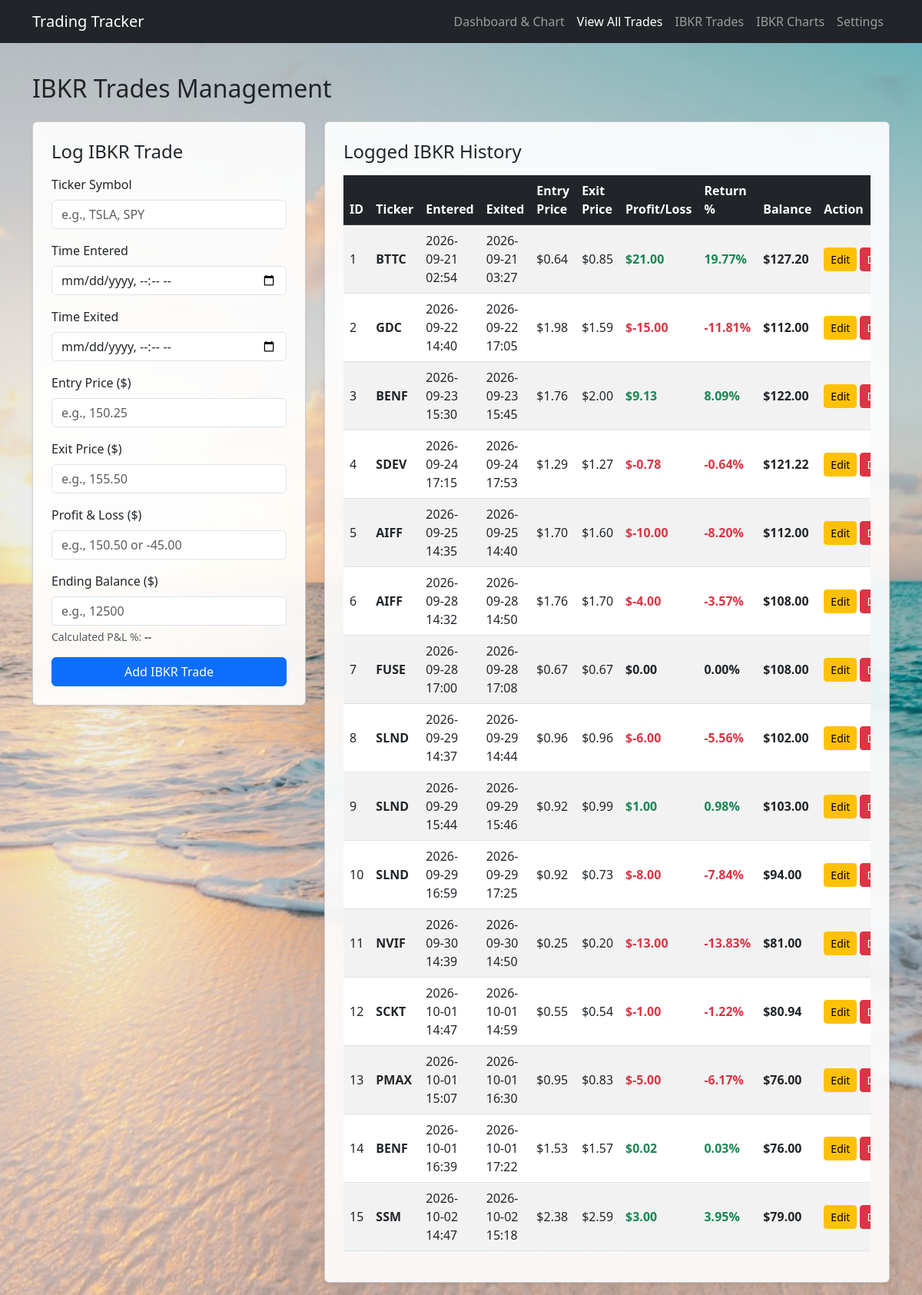
The app's page /ibkr with its own data.
### flask_app.py (models this page shows)
class IBKRTrade(db.Model):
    id = db.Column(db.Integer, primary_key=True)
    ticker = db.Column(db.String(20), nullable=False)
    time_entered = db.Column(db.String(50), nullable=False)
    time_exited = db.Column(db.String(50), nullable=False)
    entry_price = db.Column(db.Float, nullable=False, default=0.0)
    exit_price = db.Column(db.Float, nullable=False, default=0.0)
    pnl = db.Column(db.Float, nullable=False, default=0.0)
    balance = db.Column(db.Float, nullable=False, default=0.0)
    timestamp = db.Column(db.DateTime, default=datetime.utcnow)

### flask_app.py (the view, shortened to what this page needs)
@app.route('/ibkr', methods=['GET', 'POST'])
def ibkr_trades():
    all_ibkr_trades = IBKRTrade.query.order_by(IBKRTrade.id.asc()).all()
    return render_template('ibkr.html', trades=all_ibkr_trades)

### templates/ibkr.html (shortened to what this page needs)
<!DOCTYPE html>
<html lang="en">
<head>
    <link href="https://cdn.jsdelivr.net/npm/bootstrap@5.3.0/dist/css/bootstrap.min.css" rel="stylesheet">
</head>
<body class="wallpaper-bg">
    <nav class="navbar navbar-expand-lg navbar-dark bg-dark mb-4">
        <div class="container">
            <a class="navbar-brand" href="/">Trading Tracker</a>
              <div class="navbar-nav">
                <a class="nav-link" href="/">Dashboard & Chart</a>
                <a class="nav-link active" href="/trades-list">View All Trades</a>
                <a class="nav-link" href="/ibkr">IBKR Trades</a>
                <a class="nav-link" href="/ibkr-charts">IBKR Charts</a>
                <a class="nav-link" href="/settings">Settings</a>
            </div>
        </div>
    </nav>
    <div class="container py-3">
        <h2 class="mb-4">IBKR Trades Management</h2>
        <div class="row g-4">
            <div class="col-lg-4">
                <div class="card shadow-sm p-4">
                    <h4 class="card-title mb-3">Log IBKR Trade</h4>
                    <form method="POST">
                        <div class="mb-3">
                            <label class="form-label">Ticker Symbol</label>
                            <input type="text" class="form-control" name="ticker" placeholder="e.g., TSLA, SPY" required>
                        </div>
                        <div class="mb-3">
                            <label class="form-label">Time Entered</label>
                            <input type="datetime-local" class="form-control" name="time_entered" required>
                        </div>
                        <div class="mb-3">
                            <label class="form-label">Time Exited</label>
                            <input type="datetime-local" class="form-control" name="time_exited" required>
                        </div>
                        <div class="mb-3">
                            <label class="form-label">Entry Price ($)</label>
                            <input type="number" step="any" class="form-control" name="entry_price" placeholder="e.g., 150.25" required>
                        </div>
                        <div class="mb-3">
                            <label class="form-label">Exit Price ($)</label>
                            <input type="number" step="any" class="form-control" name="exit_price" placeholder="e.g., 155.50" required>
                        </div>
                        <div class="mb-3">
                            <label class="form-label">Profit & Loss ($)</label>
                            <input type="number" step="any" class="form-control" id="pnlInput" name="pnl" placeholder="e.g., 150.50 or -45.00" required>
                        </div>
                        <div class="mb-3">
                            <label class="form-label">Ending Balance ($)</label>
                            <input type="number" step="any" class="form-control" id="balanceInput" name="balance" placeholder="e.g., 12500" required>
                            <div class="form-text mt-1">
                                Calculated P&L %: <span id="pnlPercentDisplay" class="fw-bold text-muted">--</span>
                            </div>
                        </div>
                        <button type="submit" class="btn btn-primary w-100">Add IBKR Trade</button>
                    </form>
                </div>
            </div>
            <div class="col-lg-8">
                <div class="card shadow-sm p-4">
                    <h4 class="card-title mb-3">Logged IBKR History</h4>
                    <div class="table-responsive">
                        <table class="table table-striped table-hover align-middle">
                            <thead class="table-dark">
                                <tr>
                                    <th>ID</th>
                                    <th>Ticker</th>
                                    <th>Entered</th>
                                    <th>Exited</th>
                                    <th>Entry Price</th>
                                    <th>Exit Price</th>
                                    <th>Profit/Loss</th>
                                    <th>Return %</th>
                                    <th>Balance</th>
                                    <th>Action</th>
                                </tr>
                            </thead>
                            <tbody>
                                {% for trade in trades %}
                                {% set starting_balance = trade.balance - trade.pnl %}
                                {% set pct = (trade.pnl / starting_balance * 100) if starting_balance > 0 else 0 %}
                                <tr>
                                    <td>{{ trade.id }}</td>
                                    <td><strong>{{ trade.ticker }}</strong></td>
                                    <td>{{ trade.time_entered.replace('T', ' ') }}</td>
                                    <td>{{ trade.time_exited.replace('T', ' ') }}</td>
                                    <td>${{ "%.2f"|format(trade.entry_price) }}</td>
                                    <td>${{ "%.2f"|format(trade.exit_price) }}</td>
                                    <td>
                                        <span class="fw-bold {{ 'text-success' if trade.pnl > 0 else ('text-danger' if trade.pnl < 0 else '') }}">
                                            ${{ "%.2f"|format(trade.pnl) }}
                                        </span>
                                    </td>
                                    <td>
                                        <span class="fw-bold {{ 'text-success' if pct > 0 else ('text-danger' if pct < 0 else '') }}">
                                            {{ "%.2f"|format(pct) }}%
                                        </span>
                                    </td>
                                    <td>
                                        <span class="fw-bold">
                                            ${{ "%.2f"|format(trade.balance) }}
                                        </span>
                                    </td>
                                    <td>
                                        <div class="d-flex gap-1">
                                            <a href="/ibkr/edit/{{ trade.id }}" class="btn btn-sm btn-warning">Edit</a>
                                            <form action="/ibkr/delete/{{ trade.id }}" method="POST" onsubmit="return confirm('Delete this IBKR trade?');">
                                                <button type="submit" class="btn btn-sm btn-danger">Delete</button>
                                            </form>
                                        </div>
                                    </td>
                                </tr>
                                {% else %}
                                <tr>
                                    <td colspan="10" class="text-center text-muted py-4">No IBKR trades logged yet.</td>
                                </tr>
                                {% endfor %}
                            </tbody>
                        </table>
                    </div>
                </div>
            </div>
        </div>
    </div>
</body>
</html>

### records on screen
IBKRTrade: id "1", ticker "BTTC", time_entered.replace "2026-09-21 02:54", time_exited.replace "2026-09-21 03:27", entry_price "0.64", exit_price "0.85", pnl "21.00", pct "19.77", balance "127.20"
IBKRTrade: id "2", ticker "GDC", time_entered.replace "2026-09-22 14:40", time_exited.replace "2026-09-22 17:05", entry_price "1.98", exit_price "1.59", pnl "-15.00", pct "-11.81", balance "112.00"
IBKRTrade: id "3", ticker "BENF", time_entered.replace "2026-09-23 15:30", time_exited.replace "2026-09-23 15:45", entry_price "1.76", exit_price "2.00", pnl "9.13", pct "8.09", balance "122.00"
IBKRTrade: id "4", ticker "SDEV", time_entered.replace "2026-09-24 17:15", time_exited.replace "2026-09-24 17:53", entry_price "1.29", exit_price "1.27", pnl "-0.78", pct "-0.64", balance "121.22"
IBKRTrade: id "5", ticker "AIFF", time_entered.replace "2026-09-25 14:35", time_exited.replace "2026-09-25 14:40", entry_price "1.70", exit_price "1.60", pnl "-10.00", pct "-8.20", balance "112.00"
IBKRTrade: id "6", ticker "AIFF", time_entered.replace "2026-09-28 14:32", time_exited.replace "2026-09-28 14:50", entry_price "1.76", exit_price "1.70", pnl "-4.00", pct "-3.57", balance "108.00"
IBKRTrade: id "7", ticker "FUSE", time_entered.replace "2026-09-28 17:00", time_exited.replace "2026-09-28 17:08", entry_price "0.67", exit_price "0.67", pnl "0.00", balance "108.00"
IBKRTrade: id "8", ticker "SLND", time_entered.replace "2026-09-29 14:37", time_exited.replace "2026-09-29 14:44", entry_price "0.96", exit_price "0.96", pnl "-6.00", pct "-5.56", balance "102.00"
IBKRTrade: id "9", ticker "SLND", time_entered.replace "2026-09-29 15:44", time_exited.replace "2026-09-29 15:46", entry_price "0.92", exit_price "0.99", pnl "1.00", pct "0.98", balance "103.00"
IBKRTrade: id "10", ticker "SLND", time_entered.replace "2026-09-29 16:59", time_exited.replace "2026-09-29 17:25", entry_price "0.92", exit_price "0.73", pnl "-8.00", pct "-7.84", balance "94.00"
IBKRTrade: id "11", ticker "NVIF", time_entered.replace "2026-09-30 14:39", time_exited.replace "2026-09-30 14:50", entry_price "0.25", exit_price "0.20", pnl "-13.00", pct "-13.83", balance "81.00"
IBKRTrade: id "12", ticker "SCKT", time_entered.replace "2026-10-01 14:47", time_exited.replace "2026-10-01 14:59", entry_price "0.55", exit_price "0.54", pnl "-1.00", pct "-1.22", balance "80.94"
IBKRTrade: id "13", ticker "PMAX", time_entered.replace "2026-10-01 15:07", time_exited.replace "2026-10-01 16:30", entry_price "0.95", exit_price "0.83", pnl "-5.00", pct "-6.17", balance "76.00"
IBKRTrade: id "14", ticker "BENF", time_entered.replace "2026-10-01 16:39", time_exited.replace "2026-10-01 17:22", entry_price "1.53", exit_price "1.57", pnl "0.02", pct "0.03", balance "76.00"
IBKRTrade: id "15", ticker "SSM", time_entered.replace "2026-10-02 14:47", time_exited.replace "2026-10-02 15:18", entry_price "2.38", exit_price "2.59", pnl "3.00", pct "3.95", balance "79.00"
